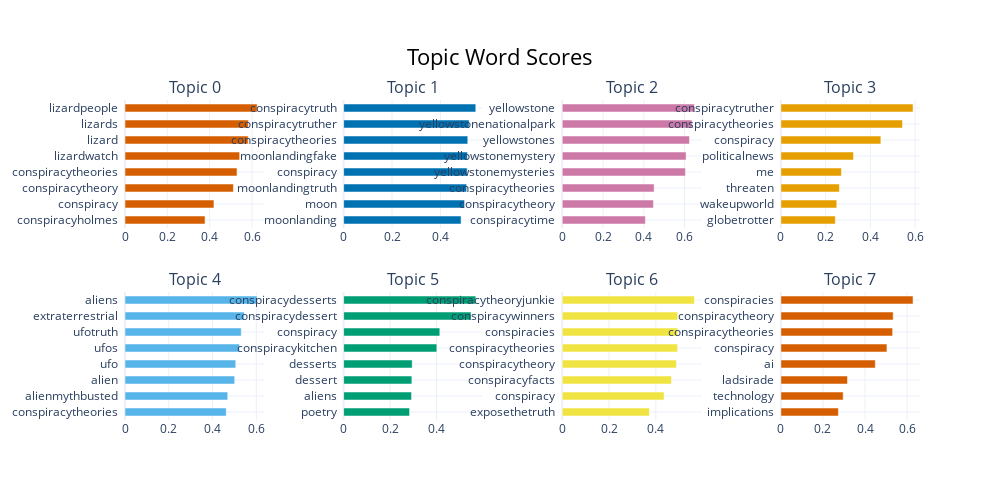

Source (notebook cell):
### Code cell
# topic_model.visualize_barchart(top_n_topics = 8, n_words = 8)
import matplotlib.pyplot as plt
import plotly.io as pio
plt.figure(figsize=(12,2))

fig = topic_model.visualize_barchart(top_n_topics=8, n_words=8)

# Adjust layout settings to increase the width between bars
fig.update_layout(
    width=1000,     # Set the width of the figure
    height=500,     # Set the height of the figure
    bargap=0.5 ,
#     font_size=12,
 # Adjust the gap between bars (0 to 1, where 1 is full width)
)

# fig.write_image("shekl/test.png")
fig.write_html("shekl/World_Cup_Topics.html")
fig.show()

### Figure 1 — Plotly figure (JSON) as saved in the notebook; plotly's stock layout.template omitted (floating-point values rounded to 4 significant figures)
{"data": [{"marker": {"color": "#D55E00"}, "orientation": "h", "type": "bar", "x": [0.3779, 0.42, 0.5119, 0.529, 0.5415, 0.5816, 0.5822, 0.6241], "xaxis": "x", "y": ["conspiracyholmes  ", "conspiracy  ", "conspiracytheory  ", "conspiracytheories  ", "lizardwatch  ", "lizard  ", "lizards  ", "lizardpeople  "], "yaxis": "y"}, {"marker": {"color": "#0072B2"}, "orientation": "h", "type": "bar", "x": [0.4852, 0.4996, 0.5082, 0.5104, 0.5113, 0.5129, 0.5183, 0.546], "xaxis": "x2", "y": ["moonlanding  ", "moon  ", "moonlandingtruth  ", "conspiracy  ", "moonlandingfake  ", "conspiracytheories  ", "conspiracytruther  ", "conspiracytruth  "], "yaxis": "y2"}, {"marker": {"color": "#CC79A7"}, "orientation": "h", "type": "bar", "x": [0.4078, 0.4474, 0.4509, 0.6044, 0.6076, 0.6242, 0.6364, 0.6485], "xaxis": "x3", "y": ["conspiracytime  ", "conspiracytheory  ", "conspiracytheories  ", "yellowstonemysteries  ", "yellowstonemystery  ", "yellowstones  ", "yellowstonenationalpark  ", "yellowstone  "], "yaxis": "y3"}, {"marker": {"color": "#E69F00"}, "orientation": "h", "type": "bar", "x": [0.2433, 0.2498, 0.2615, 0.2708, 0.3244, 0.447, 0.5437, 0.5907], "xaxis": "x4", "y": ["globetrotter  ", "wakeupworld  ", "threaten  ", "me  ", "politicalnews  ", "conspiracy  ", "conspiracytheories  ", "conspiracytruther  "], "yaxis": "y4"}, {"marker": {"color": "#56B4E9"}, "orientation": "h", "type": "bar", "x": [0.4627, 0.4694, 0.5013, 0.5061, 0.5231, 0.5312, 0.5446, 0.604], "xaxis": "x5", "y": ["conspiracytheories  ", "alienmythbusted  ", "alien  ", "ufo  ", "ufos  ", "ufotruth  ", "extraterrestrial  ", "aliens  "], "yaxis": "y5"}, {"marker": {"color": "#009E73"}, "orientation": "h", "type": "bar", "x": [0.2839, 0.2925, 0.2938, 0.2952, 0.4014, 0.4142, 0.5487, 0.5691], "xaxis": "x6", "y": ["poetry  ", "aliens  ", "dessert  ", "desserts  ", "conspiracykitchen  ", "conspiracy  ", "conspiracydessert  ", "conspiracydesserts  "], "yaxis": "y6"}, {"marker": {"color": "#F0E442"}, "orientation": "h", "type": "bar", "x": [0.3724, 0.4352, 0.4669, 0.4878, 0.4931, 0.4934, 0.4938, 0.565], "xaxis": "x7", "y": ["exposethetruth  ", "conspiracy  ", "conspiracyfacts  ", "conspiracytheory  ", "conspiracytheories  ", "conspiracies  ", "conspiracywinners  ", "conspiracytheoryjunkie  "], "yaxis": "y7"}, {"marker": {"color": "#D55E00"}, "orientation": "h", "type": "bar", "x": [0.2735, 0.2962, 0.3166, 0.4489, 0.5042, 0.5314, 0.534, 0.6283], "xaxis": "x8", "y": ["implications  ", "technology  ", "ladsirade  ", "ai  ", "conspiracy  ", "conspiracytheories  ", "conspiracytheory  ", "conspiracies  "], "yaxis": "y8"}], "layout": {"annotations": [{"font": {"size": 16}, "showarrow": false, "text": "Topic 0", "x": 0.0875, "xanchor": "center", "xref": "paper", "y": 1, "yanchor": "bottom", "yref": "paper"}, {"font": {"size": 16}, "showarrow": false, "text": "Topic 1", "x": 0.3625, "xanchor": "center", "xref": "paper", "y": 1, "yanchor": "bottom", "yref": "paper"}, {"font": {"size": 16}, "showarrow": false, "text": "Topic 2", "x": 0.6375, "xanchor": "center", "xref": "paper", "y": 1, "yanchor": "bottom", "yref": "paper"}, {"font": {"size": 16}, "showarrow": false, "text": "Topic 3", "x": 0.9125, "xanchor": "center", "xref": "paper", "y": 1, "yanchor": "bottom", "yref": "paper"}, {"font": {"size": 16}, "showarrow": false, "text": "Topic 4", "x": 0.0875, "xanchor": "center", "xref": "paper", "y": 0.4, "yanchor": "bottom", "yref": "paper"}, {"font": {"size": 16}, "showarrow": false, "text": "Topic 5", "x": 0.3625, "xanchor": "center", "xref": "paper", "y": 0.4, "yanchor": "bottom", "yref": "paper"}, {"font": {"size": 16}, "showarrow": false, "text": "Topic 6", "x": 0.6375, "xanchor": "center", "xref": "paper", "y": 0.4, "yanchor": "bottom", "yref": "paper"}, {"font": {"size": 16}, "showarrow": false, "text": "Topic 7", "x": 0.9125, "xanchor": "center", "xref": "paper", "y": 0.4, "yanchor": "bottom", "yref": "paper"}], "bargap": 0.5, "height": 500, "hoverlabel": {"bgcolor": "white", "font": {"family": "Rockwell", "size": 16}}, "showlegend": false, "title": {"font": {"color": "Black", "size": 22}, "text": "Topic Word Scores", "x": 0.5, "xanchor": "center", "yanchor": "top"}, "width": 1000, "xaxis": {"anchor": "y", "domain": [0, 0.175], "showgrid": true}, "xaxis2": {"anchor": "y2", "domain": [0.275, 0.45], "showgrid": true}, "xaxis3": {"anchor": "y3", "domain": [0.55, 0.725], "showgrid": true}, "xaxis4": {"anchor": "y4", "domain": [0.825, 1], "showgrid": true}, "xaxis5": {"anchor": "y5", "domain": [0, 0.175], "showgrid": true}, "xaxis6": {"anchor": "y6", "domain": [0.275, 0.45], "showgrid": true}, "xaxis7": {"anchor": "y7", "domain": [0.55, 0.725], "showgrid": true}, "xaxis8": {"anchor": "y8", "domain": [0.825, 1], "showgrid": true}, "yaxis": {"anchor": "x", "domain": [0.6, 1], "showgrid": true}, "yaxis2": {"anchor": "x2", "domain": [0.6, 1], "showgrid": true}, "yaxis3": {"anchor": "x3", "domain": [0.6, 1], "showgrid": true}, "yaxis4": {"anchor": "x4", "domain": [0.6, 1], "showgrid": true}, "yaxis5": {"anchor": "x5", "domain": [0, 0.4], "showgrid": true}, "yaxis6": {"anchor": "x6", "domain": [0, 0.4], "showgrid": true}, "yaxis7": {"anchor": "x7", "domain": [0, 0.4], "showgrid": true}, "yaxis8": {"anchor": "x8", "domain": [0, 0.4], "showgrid": true}}}
